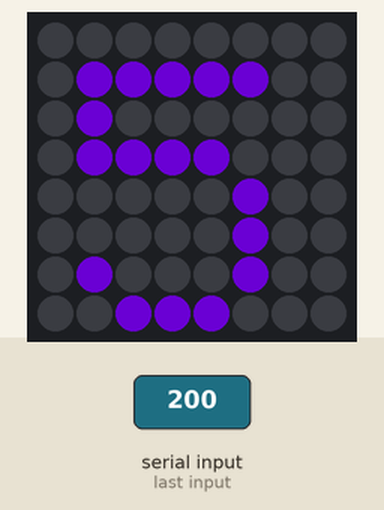
Simulated run of this program. Board: Raspberry Pi (BCM pin numbers) with a Sense HAT. Parts: the Sense HAT's 8×8 RGB LED matrix. The inputs (shaded band) are chosen by the test bench. Dim RGB values are drawn brighter than linear; random numbers come from a fixed seed; what the program prints to the terminal is not drawn.

1.3 s: "5" typed at the terminal, then Enter
2.8 s: "90" typed at the terminal, then Enter
4.3 s: "200" typed at the terminal, then Enter
Above: at 4.9 s.
Timing chart, 0 to 7.3 s (numbered marks = the images above; inputs shaded):
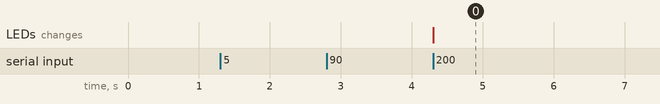

The program:

NMD.py
```python
from sense_hat import SenseHat
import sys
import time
import random
import os

sense = SenseHat()
sense.set_imu_config(False, False, False)
sense.set_rotation(90)

input_str = str(input("Enter the text to display: "))
letter_delay = float(input("Enter the delay between letter's shown: "))
loop_delay = float(input("Enter the loop delay: "))

list_str = [char for char in input_str]

def main():
    while True:

        for char in list_str:
            rr = random.randint(0,256)
            rg = random.randint(0,256)
            rb = random.randint(0,256)

            sense.show_letter(char, [rr, rg, rb])
            time.sleep(letter_delay)

        sense.clear()


        time.sleep(loop_delay)

try:
    main()
except (KeyboardInterrupt, SystemExit):
    print("closed")
finally:
    sense.clear()
    sys.exit(0)
```

Measured:
- after the input at 1.3 s, every drawn part: stays the same
- after the input at 2.8 s, every drawn part: stays the same
- after the input at 4.3 s, the LEDs: change at once (image 0)
